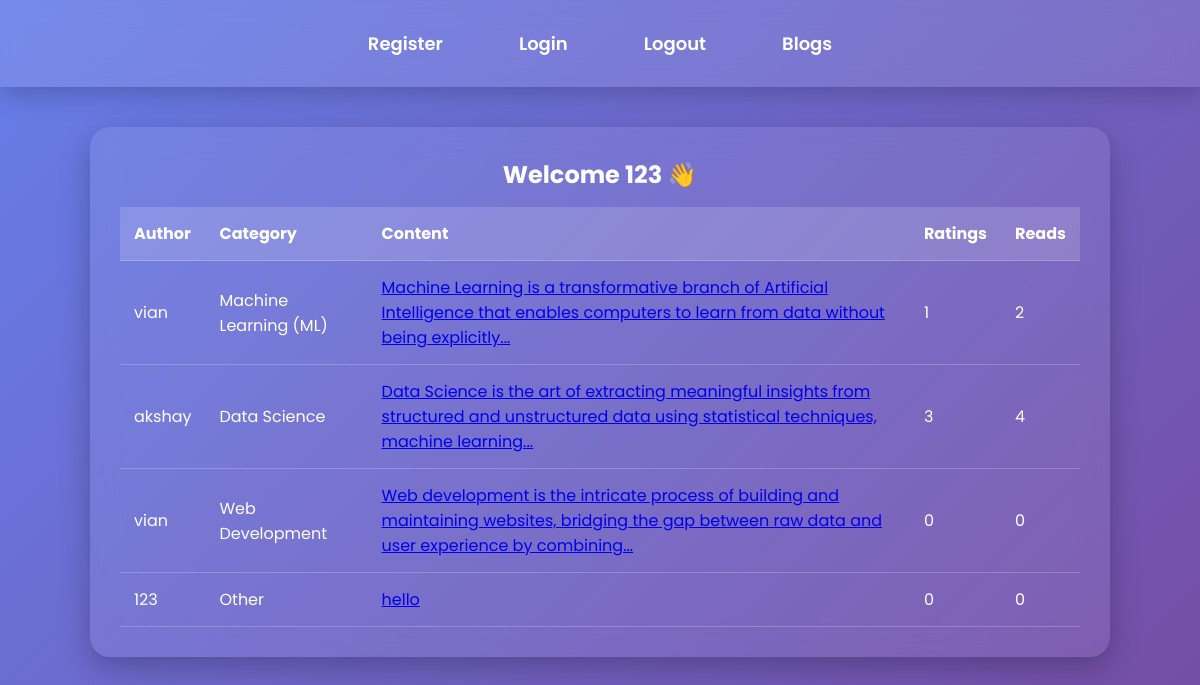
Screenshot of /listAllBlogs (signed in) with the database file from the repository.
### models.py (models this page shows, shortened)
class UserModel(UserMixin,db.Model):
    __tablename__ = 'users'
    id = db.Column(db.Integer,primary_key=True)
    email = db.Column(db.String(100),unique=True)
    username = db.Column(db.String(100))
    password_hash = db.Column(db.String(250))

class CategoryMaster(db.Model):
    category_id = db.Column(db.Integer,primary_key=True)
    category_name = db.Column(db.String(100),nullable=False)
    blogmodel = db.relationship('BlogModel',backref='categorymaster',lazy=True)

class BlogModel(db.Model):
    id = db.Column(db.Integer,primary_key=True)
    category_id = db.Column(db.Integer,db.ForeignKey('category_master.category_id'),nullable=False)
    blog_user_id = db.Column(db.Integer,db.ForeignKey('users.id'),nullable=False)
    blog_text = db.Column(db.Text,nullable=False)
    blog_creation_date = db.Column(db.DateTime)
    blog_read_count = db.Column(db.Integer,default=0)
    blog_rating_count = db.Column(db.Integer,default=0)

### routes.py (the view)
@app.route('/listAllBlogs')
def listAllBlogs():
    all_blogs = BlogModel.query.all()
    all_users = UserModel.query.all()
    return render_template('list_all_blogs.html',all_blogs=all_blogs,all_users=all_users,all_categories = global_all_category_name)

### routes.py (called while the page is built)
@login.user_loader
def load_user(id):
    return UserModel.query.get(int(id))

def get_all_categories():
    global  global_all_no,global_all_category_name
    all_category_info = db.session.query(CategoryMaster.category_id,CategoryMaster.category_name)
    all_category_info = list(all_category_info)
    global_all_no,global_all_category_name = zip(*all_category_info)

@app.before_request
def create_all():
    db.create_all()
    get_all_categories()

### templates/list_all_blogs.html
{% extends 'base.html' %}
{% block content %}
<h2 class="center">
{% if current_user.is_anonymous %}
Welcome Guest 👋
{% else %}
Welcome {{ current_user.username }} 👋
{% endif %}
</h2>
<table>
<thead>
<tr>
<th>Author</th>
<th>Category</th>
<th>Content</th>
<th>Ratings</th>
<th>Reads</th>
</tr>
</thead>
<tbody>
{% for a_blog in all_blogs %}
{% set author_name = all_users[a_blog.blog_user_id-1].username if all_users|length >= a_blog.blog_user_id else "Unknown" %}
{% set category_name = all_categories[a_blog.category_id-1] if all_categories|length >= a_blog.category_id else "None" %}
<tr>
<td>{{ author_name }}</td>
<td>{{ category_name }}</td>
<td>
{% if current_user.is_authenticated %}
<a href="/blogDetail/{{ a_blog.id }}/{{ author_name }}/{{ category_name }}">
{{ a_blog.blog_text|truncate(150) }}
</a>
{% else %}
{{ a_blog.blog_text|truncate(150) }}
{% endif %}
</td>
<td>{{ a_blog.blog_rating_count }}</td>
<td>{{ a_blog.blog_read_count }}</td>
</tr>
{% endfor %}
</tbody>
</table>
{% endblock %}

### templates/base.html (style rules this page uses)
* { margin:0;padding:0;box-sizing:border-box;font-family:Poppins,sans-serif; }
body { background: linear-gradient(135deg,#667eea,#764ba2); min-height:100vh; color:white; }
table { width:100%; border-collapse:collapse; }
th,td { padding:14px; text-align:left; }
th { background:rgba(255,255,255,0.15); }
tr { border-bottom:1px solid rgba(255,255,255,0.2); }
h1,h2,h3 { margin-bottom:15px; }
.center { text-align:center; }

### rows the page displays
UserModel: username "123"
BlogModel: blog_text "Machine Learning is a transformative branch of Artificial Intelligence that enables computers to learn from data without being explicitly...", blog_rating_count "1", blog_read_count "2"
UserModel: username "vian"
CategoryMaster: category_name "Machine Learning (ML)"
BlogModel: blog_text "Data Science is the art of extracting meaningful insights from structured and unstructured data using statistical techniques, machine learning...", blog_rating_count "3", blog_read_count "4"
UserModel: username "akshay"
CategoryMaster: category_name "Data Science"
BlogModel: blog_text "Web development is the intricate process of building and maintaining websites, bridging the gap between raw data and user experience by combining...", blog_rating_count "0", blog_read_count "0"
CategoryMaster: category_name "Web Development"
BlogModel: blog_text "hello", blog_rating_count "0", blog_read_count "0"
CategoryMaster: category_name "Other"
